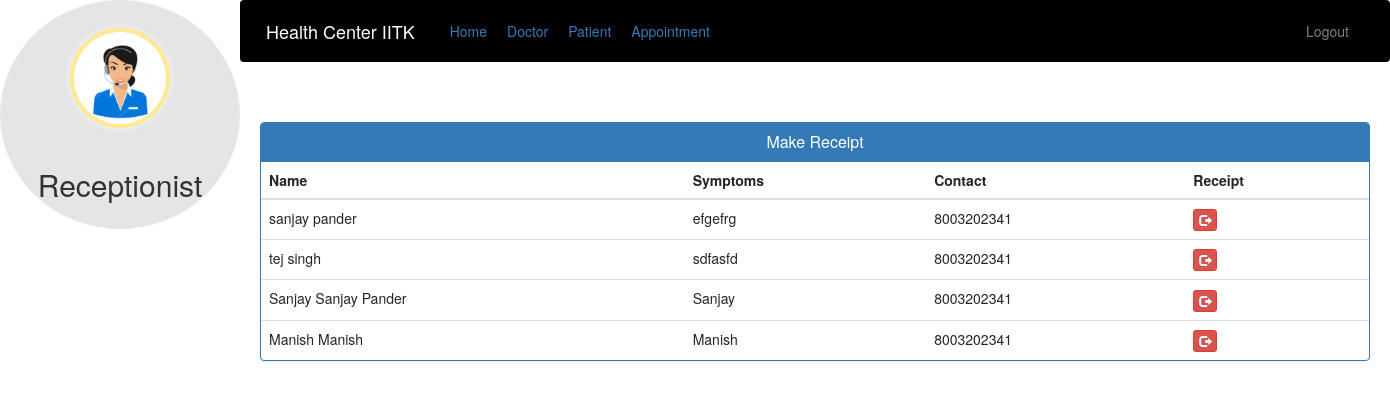
Before: /admin-discharge-patient (signed in) with the older database file.
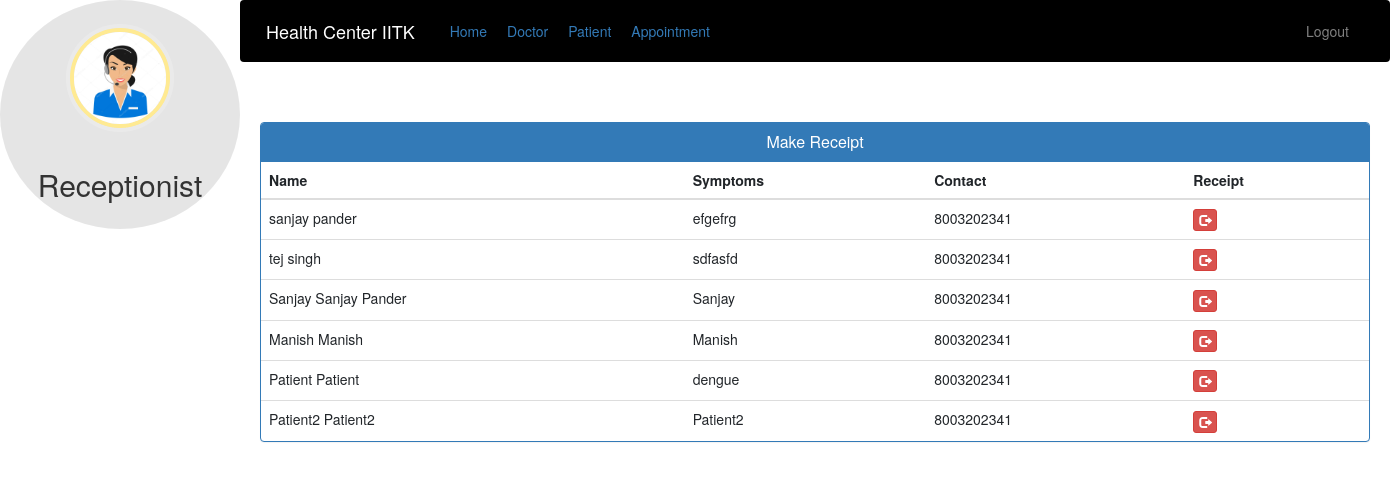
After: the same page with the newer database file.
### hospital/models.py (models this page shows, shortened)
class Patient(models.Model):
    user=models.OneToOneField(User,on_delete=models.CASCADE)
    profile_pic= models.ImageField(upload_to='profile_pic/PatientProfilePic/',null=True,blank=True)
    address = models.CharField(max_length=40)
    mobile = models.CharField(max_length=20,null=False)
    symptoms = models.CharField(max_length=100,null=False)
    assignedDoctorId = models.PositiveIntegerField(null=True)
    admitDate=models.DateField(auto_now=True)
    status=models.BooleanField(default=False)
    @property
    def get_name(self):
        return self.user.first_name+" "+self.user.last_name

### hospital/views.py (the view)
# urls.py: path('admin-discharge-patient', views.admin_discharge_patient_view,name='admin-discharge-patient'),
@login_required(login_url='adminlogin')
@user_passes_test(is_admin)
def admin_discharge_patient_view(request):
    patients=models.Patient.objects.all().filter(status=True)
    return render(request,'hospital/admin_discharge_patient.html',{'patients':patients})

### hospital/views.py (called while the page is built)
def is_admin(user):
    return user.groups.filter(name='ADMIN').exists()

### templates/hospital/admin_discharge_patient.html (shortened to what this page needs)
{% extends 'hospital/admin_base.html' %}
{% block content %}
<head>
  <link href="//netdna.bootstrapcdn.com/bootstrap/3.0.0/css/bootstrap.min.css" rel="stylesheet" id="bootstrap-css">
</head>
<div class="container">
  <div class="panel panel-primary">
    <div class="panel-heading">
      <h6 class="panel-title">Make Receipt</h6>
    </div>
    <table class="table table-hover" id="dev-table">
      <thead>
        <tr>
          <th>Name</th>
          <th>Symptoms</th>
          <th>Contact</th>
          <th>Receipt</th>
        </tr>
      </thead>
      {% for p in patients %}
      <tr>
        <td> {{p.get_name}}</td>
        <td>{{p.symptoms}}</td>
        <td>{{p.mobile}}</td>
        <td><a class="btn btn-danger btn-xs" href="{% url 'discharge-patient' p.id  %}"><span class="glyphicon glyphicon-log-out"></span></a></td>
      </tr>
      {% endfor %}
    </table>
  </div>
</div>
{% endblock content %}

Changed rows visible on the page:
added Patient: get_name "Patient Patient", symptoms "dengue", mobile "8003202341"
added Patient: get_name "Patient2 Patient2", symptoms "Patient2", mobile "8003202341"
